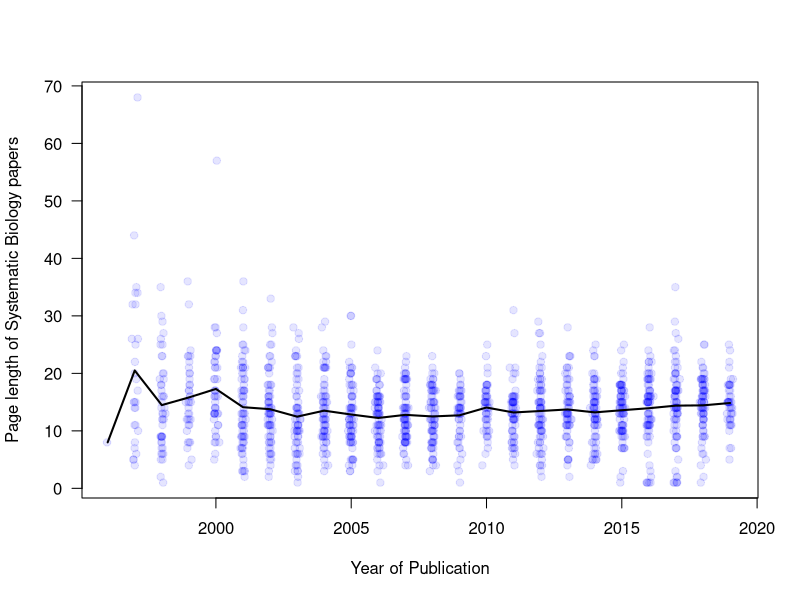

The R source for this figure:
# Page length - Systematic Biology
# Data downloaded from PubMed on 20th August 2019
rm(list=ls())
df <- read.table("pasted.txt", fill=TRUE, stringsAsFactors = FALSE)
names(df) <- c("x", "pmid", "year", "month", "first.page", "last.page")
n <- length(df$year) # 1,495 records

# calculate page lengths:
df$last.page <- as.numeric(df$last.page)
page.length <- df$last.page - df$first.page
# single page papers:
page.length[is.na(page.length)] <- 0
# for some records, last page number my be "abbreviated"
# in such cases last.page - first.page is negative
i0 <- which(page.length < 0)
page.length[i0] <- floor(df$first.page[i0] / 100) * 100 + df$last.page[i0] - df$first.page[i0]
j0 <- which(page.length < 0)
page.length[j0] <- floor(df$first.page[j0] / 10) * 10 + df$last.page[j0] - df$first.page[j0]
# (i don't think the above fixes all abbreviations - fix later)
page.length <- page.length + 1

# mean of page lengths per year:
length.mean <- aggregate(page.length, by=list(df$year), FUN=mean)

plot(df$year + rnorm(n, 0, sd=.05), page.length, pch=19, col=rgb(0,0,1,.1), 
     xlab="Year of Publication", ylab="Page length of Systematic Biology papers", las=1)
lines(length.mean, lwd=2)

# Syst. Biol. longest papers:
df[which(page.length > 40),]
# x     pmid year month first.page last.page
# 1237 PMID- 12118410 2000   Jun        306        62
# 1465 PMID- 11975331 1997   Sep        479       522
# 1494 PMID- 11975347 1997   Mar          1        68
